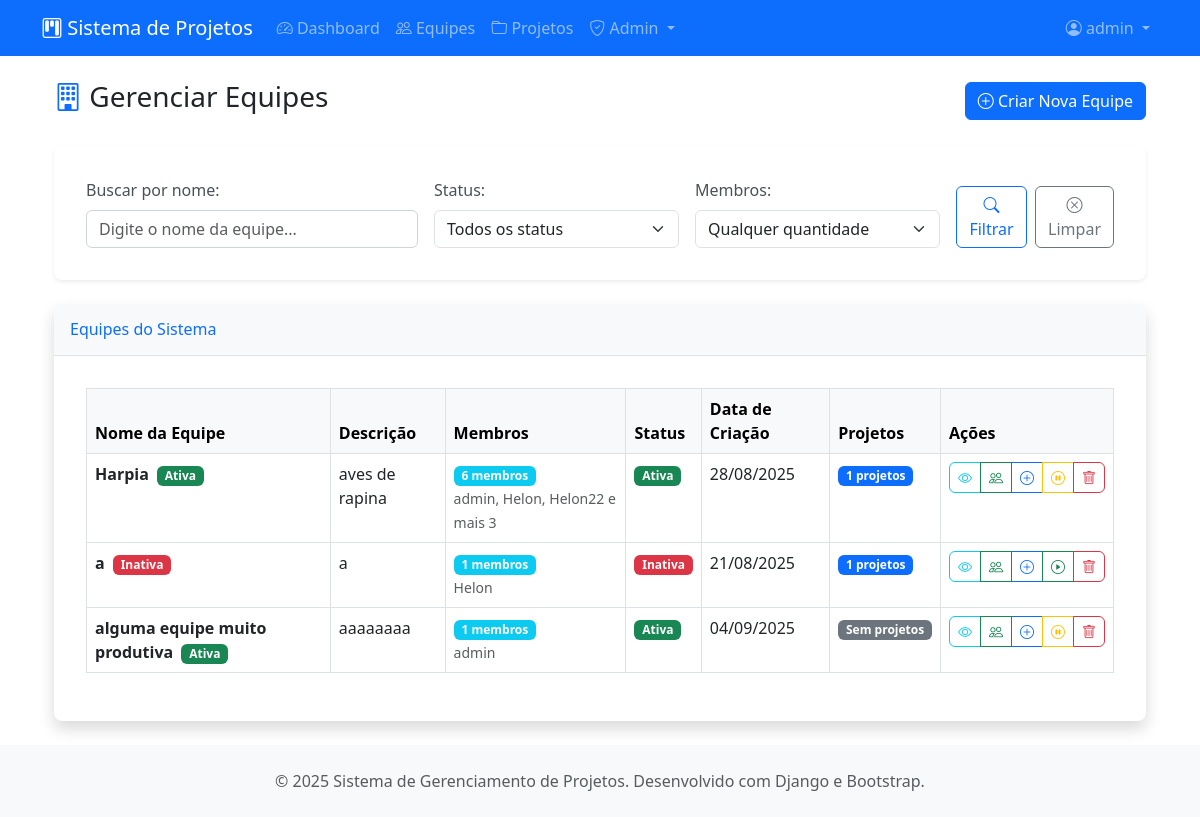
Before: /projetos/admin-equipes/ (signed in) with the older database file.
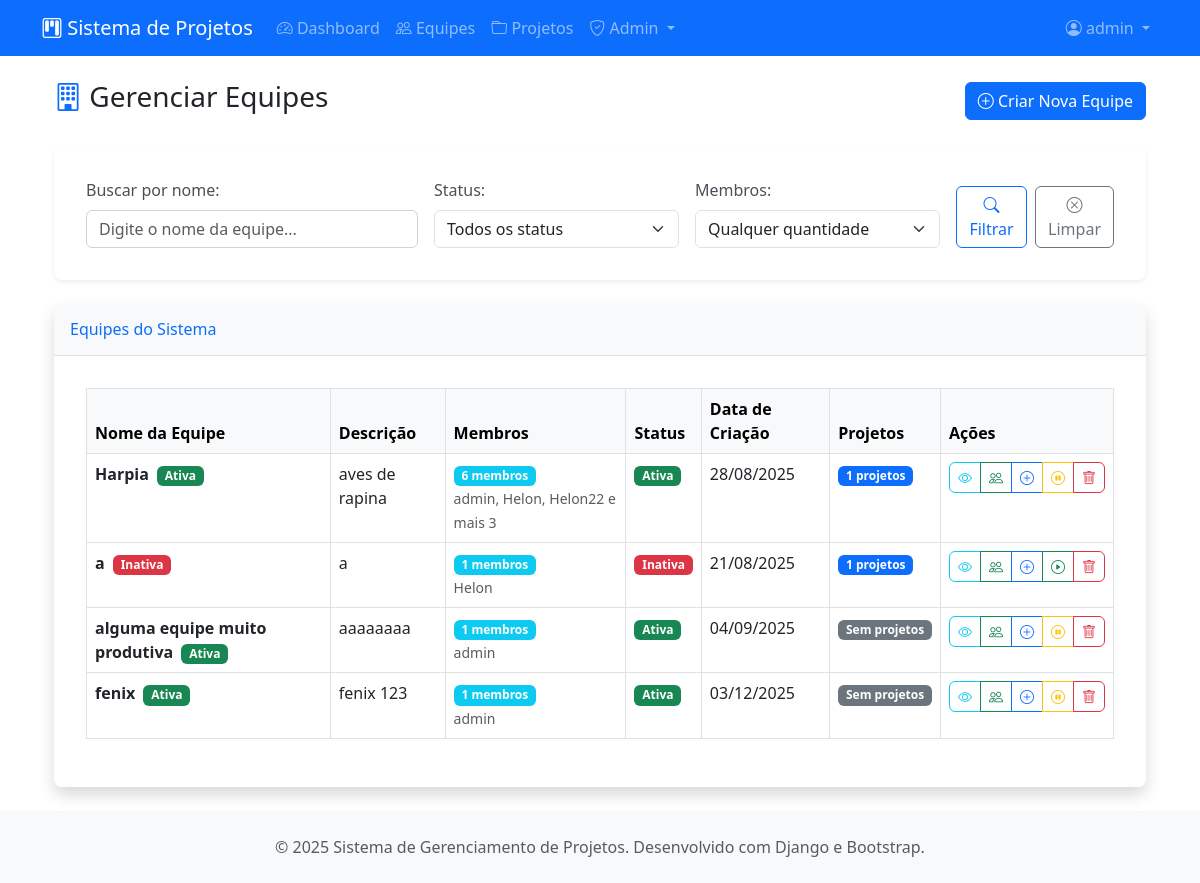
After: the same page with the newer database file.
### projetos/models.py (models this page shows, shortened)
class Equipe(models.Model):
    nome = models.CharField(max_length=100, verbose_name="Nome da Equipe")
    descricao = models.TextField(blank=True, verbose_name="Descrição")
    criada_em = models.DateTimeField(auto_now_add=True)
    criada_por = models.ForeignKey(User, on_delete=models.CASCADE, related_name="equipes_criadas")
    ativa = models.BooleanField(default=True, verbose_name="Equipe Ativa")
    class Meta:
        verbose_name = "Equipe"
        verbose_name_plural = "Equipes"
        ordering = ["nome"]

class MembroEquipe(models.Model):
    PAPEIS_CHOICES = [
        ('admin', 'Administrador'),
        ('membro', 'Membro'),
    ]
    usuario = models.ForeignKey(User, on_delete=models.CASCADE, related_name="membro_equipes")
    equipe = models.ForeignKey(Equipe, on_delete=models.CASCADE, related_name="membros")
    papel = models.CharField(max_length=20, choices=PAPEIS_CHOICES, default='membro')
    data_entrada = models.DateTimeField(auto_now_add=True)
    class Meta:
        verbose_name = "Membro da Equipe"
        verbose_name_plural = "Membros da Equipe"
        unique_together = ['usuario', 'equipe']

### projetos/views.py (the view)
# urls.py: path('admin-equipes/', views.admin_equipes, name='admin-equipes'),
@login_required
def admin_equipes(request):
    if not hasattr(request.user, 'perfil') or request.user.perfil.tipo_usuario != 'admin':
        messages.error(request, 'Acesso negado. Apenas administradores podem acessar esta área.')
        return redirect('projetos:dashboard')
    search = request.GET.get('search', '').strip()
    status = request.GET.get('status', '').strip()
    membros = request.GET.get('membros', '').strip()
    equipes = (
        Equipe.objects
        .annotate(num_membros=Count('membros', distinct=True))
        .prefetch_related('membros__usuario')
    )
    if search:
        equipes = equipes.filter(nome__icontains=search)
    if status == 'active':
        equipes = equipes.filter(ativa=True)
    elif status == 'inactive':
        equipes = equipes.filter(ativa=False)
    if membros == 'empty':
        equipes = equipes.filter(num_membros=0)
    elif membros == 'small':
        equipes = equipes.filter(num_membros__gte=1, num_membros__lte=5)
    elif membros == 'medium':
        equipes = equipes.filter(num_membros__gte=6, num_membros__lte=10)
    elif membros == 'large':
        equipes = equipes.filter(num_membros__gte=11)
    equipes = equipes.order_by('nome')
    page = request.GET.get('page', 1)
    paginator = Paginator(equipes, 10)  # 10 equipes por página
    try:
        equipes_page = paginator.page(page)
    except PageNotAnInteger:
        equipes_page = paginator.page(1)
    except EmptyPage:
        equipes_page = paginator.page(paginator.num_pages)
    get_params = request.GET.copy()
    if 'page' in get_params:
        get_params.pop('page')
    context = {
        'equipes': equipes_page,
        'page_obj': equipes_page,
        'paginator': paginator,
        'get_params': get_params.urlencode(),
    }
    return render(request, 'projetos/admin/equipes.html', context)

### projetos/templates/projetos/admin/equipes.html (shortened to what the changed rows need)
{% extends "projetos/base.html" %}
{% block content %}
<div class="container-fluid">
    <div class="row">
        <div class="col-12">
            <div class="d-flex justify-content-between align-items-center mb-4">
                <h1 class="h3">
                    <i class="bi bi-building text-primary"></i> Gerenciar Equipes
                </h1>
            </div>
        </div>
    </div>
    <div class="row">
        <div class="col-12">
            <div class="card shadow">
                <div class="card-body">
                    {% if equipes %}
                    <div class="table-responsive">
                        <table class="table table-bordered table-hover" width="100%" cellspacing="0">
                            <thead class="table-light">
                                <tr>
                                    <th>Nome da Equipe</th>
                                    <th>Descrição</th>
                                    <th>Membros</th>
                                    <th>Status</th>
                                    <th>Data de Criação</th>
                                    <th>Projetos</th>
                                    <th>Ações</th>
                                </tr>
                            </thead>
                            <tbody>
                                {% for equipe in equipes %}
                                <tr>
                                    <td>
                                        <strong>{{ equipe.nome }}</strong>
                                        {% if equipe.ativa %}
                                            <span class="badge bg-success ms-1">Ativa</span>
                                        {% else %}
                                            <span class="badge bg-danger ms-1">Inativa</span>
                                        {% endif %}
                                    </td>
                                    <td>{{ equipe.descricao|truncatewords:15|default:"Sem descrição" }}</td>
                                    <td>
                                        <span class="badge bg-info">{{ equipe.membros.count }} membros</span>
                                        {% if equipe.membros.count > 0 %}
                                            <br>
                                            <small class="text-muted">
                                                {% for membro in equipe.membros.all|slice:":3" %}
                                                    {{ membro.usuario.username }}{% if not forloop.last %}, {% endif %}
                                                {% endfor %}
                                                {% if equipe.membros.count > 3 %}
                                                    e mais {{ equipe.membros.count|add:"-3" }}
                                                {% endif %}
                                            </small>
                                        {% endif %}
                                    </td>
                                    <td>
                                        {% if equipe.ativa %}
                                            <span class="badge bg-success">Ativa</span>
                                        {% else %}
                                            <span class="badge bg-danger">Inativa</span>
                                        {% endif %}
                                    </td>
                                    <td>{{ equipe.criada_em|date:"d/m/Y" }}</td>
                                    <td>
                                        {% if equipe.projetos.count > 0 %}
                                            <span class="badge bg-primary">{{ equipe.projetos.count }} projetos</span>
                                        {% else %}
                                            <span class="badge bg-secondary">Sem projetos</span>
                                        {% endif %}
                                    </td>
                                    <td>
                                        <div class="btn-group" role="group">
                                            <a href="{% url 'projetos:detalhe-equipe' equipe.id %}"
                                               class="btn btn-sm btn-outline-info" title="Ver detalhes">
                                                <i class="bi bi-eye"></i>
                                            </a>
                                            <a href="{% url 'projetos:admin-gerenciar-membros' equipe.id %}"
                                               class="btn btn-sm btn-outline-success" title="Gerenciar membros">
                                                <i class="bi bi-people"></i>
                                            </a>
                                            <a href="{% url 'projetos:criar-projeto' %}?equipe_id={{ equipe.id }}"
                                               class="btn btn-sm btn-outline-primary" title="Criar projeto">
                                                <i class="bi bi-plus-circle"></i>
                                            </a>
                                            {% if equipe.ativa %}
                                                <button type="button" class="btn btn-sm btn-outline-warning"
                                                        title="Desativar" onclick="toggleEquipeStatus({{ equipe.id }}, false, '{{ equipe.nome }}')">
                                                    <i class="bi bi-pause-circle"></i>
                                                </button>
                                            {% else %}
                                                <button type="button" class="btn btn-sm btn-outline-success"
                                                        title="Ativar" onclick="toggleEquipeStatus({{ equipe.id }}, true, '{{ equipe.nome }}')">
                                                    <i class="bi bi-play-circle"></i>
                                                </button>
                                            {% endif %}
                                            <button type="button" class="btn btn-sm btn-outline-danger"
                                                    title="Excluir" onclick="confirmarExclusao({{ equipe.id }}, '{{ equipe.nome }}')">
                                                <i class="bi bi-trash"></i>
                                            </button>
                                        </div>
                                    </td>
                                </tr>
                                {% endfor %}
                            </tbody>
                        </table>
                    </div>
                    {% endif %}
                </div>
            </div>
        </div>
    </div>
</div>
{% endblock %}

Changed rows visible on the page:
added Equipe: nome "fenix", ativa "Ativa", descricao "fenix 123", membros.count "1", criada_em "03/12/2025", shows "Sem projetos"
added MembroEquipe: usuario.username "admin", shown under "fenix"
